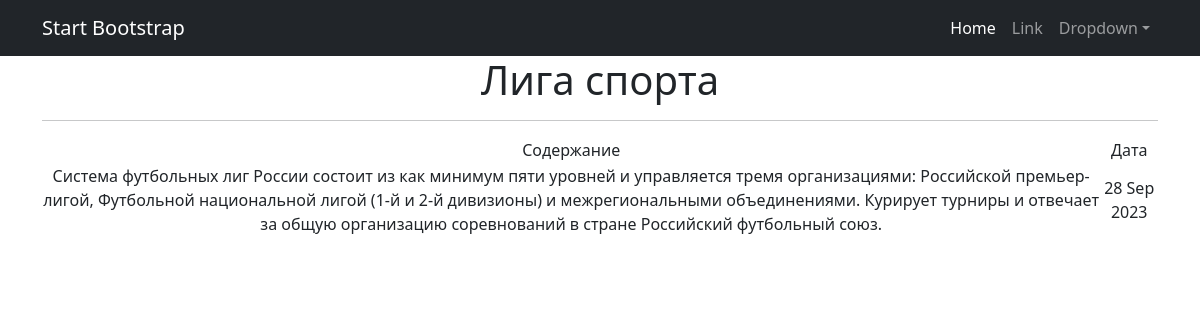
/2, run on the app's committed database.
### newsapp/models.py (models this page shows, shortened)
class Post(models.Model):
    author = models.ForeignKey(Author, on_delete=models.CASCADE)
    NEWS = 'NW'
    ARTICLE = 'AR'
    CATEGORY_CHOICES = (
        (NEWS, 'Новость'),
        (ARTICLE, 'Статья'),
    )
    categoryType = models.CharField(max_length=2, choices=CATEGORY_CHOICES, default=ARTICLE)
    dateCreation = models.DateTimeField(auto_now_add=True)
    postCategory = models.ManyToManyField(Category, through='PostCategory')
    title = models.CharField(max_length=128)
    text = models.TextField()
    rating = models.SmallIntegerField(default=0)
    def __str__(self):
        return self.title
    class Meta:
        verbose_name = 'Пост'
        verbose_name_plural = 'Посты'

### newsapp/views.py (the view)
# urls.py: path('<int:pk>', PostDetail.as_view(), name='post_detail'),
class PostDetail(DetailView):
    model = Post
    template_name = 'post.html'
    context_object_name = 'post'

### templates/post.html (shortened to what this page needs)
{% extends 'flatpages/default.html' %}
{% block content %}
<h1>{{ post }}</h1>
<hr>
<table>
    <tr>
        <td>Содержание</td>
        <td>Дата</td>
    </tr>
    <tr>
        <td>{{ post.text }}</td>
        <td>{{ post.dateCreation|date:'d M Y' }}</td>
    </tr>
</table>
{% endblock content %}

### data on the page
Post: title "Лига спорта", text "Система футбольных лиг России состоит из как минимум пяти уровней и управляется тремя организациями: Российской премьер-лигой, Футбольной национальной лигой (1-й и 2-й дивизионы) и межрегиональными объединениями. Курирует турниры и отвечает за общую организацию соревнований в стране Российский футбольный союз.", dateCreation "28 Sep 2023"
